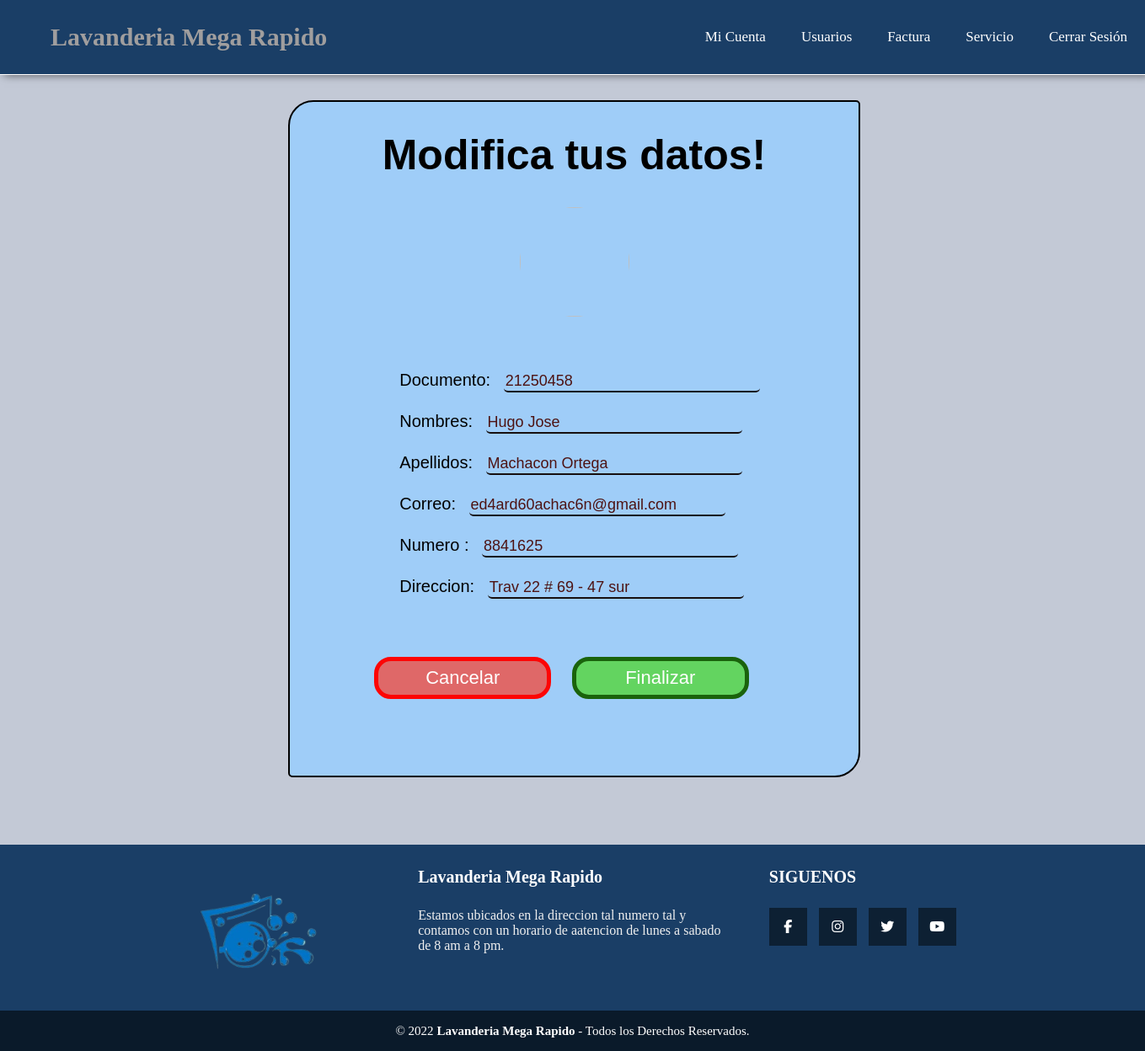
The app's page /Administrador/mod_datos_adm.php (signed in) with its own data.
### tables this page shows
CREATE TABLE `usuarios` (
  `documento` int NOT NULL,
  `nombres` varchar(40) NOT NULL,
  `apellidos` varchar(40) NOT NULL,
  `usuario` varchar(20) NOT NULL,
  `contraseña` varchar(20) NOT NULL,
  `correo` varchar(40) NOT NULL,
  `num_celular` bigint NOT NULL,
  `direccion` varchar(40) NOT NULL,
  `tipo_usuario` varchar(1) NOT NULL DEFAULT 'C',
  `estado` varchar(30) NOT NULL DEFAULT 'Activo' COMMENT 'En este campo tenemos si el usuario esta activo o inactivo'
);

### Administrador/mod_datos_adm.php (the view, shortened to what this page needs)
<?php include('menu_admin.php') ?>
               <div class="contenedor_principal_adm">
    <?php
    $documento = $_SESSION['documento'];
    require '../conecta.php';
    $sql = "SELECT * FROM usuarios WHERE documento = '$documento'; ";
    $result = mysqli_query($conn, $sql);
    if (mysqli_num_rows($result) > 0) {
        while($row = mysqli_fetch_assoc($result)) {
        $name = $row["nombres"];
        $last_name = $row["apellidos"];
        $email = $row["correo"];
        $celular = $row["num_celular"];
        $direccion = $row["direccion"];
        }
    } else {
        echo "Error en el if de asociacion linea 40 o en el comando sql linea 37";
    }
?>
        <div class="cuadro_datos_adm">
        <div class="titulo_tus_datos">
        <h1>Modifica tus datos!</h1>
        <img src="../img/bienvenidoadm.jpg" class="img_bienvenido_adm"><br><br><br>
        </div>
        <form action="update_adm.php" method="post">
        <label class="cuadro_datos_modificar_label">Documento: </label>
        <input class="inputs_modificar_tus_datos" readonly type="text" id="doc" name="doc" value="<?php echo $documento; ?>"><br><br>
        <label class="cuadro_datos_modificar_label">Nombres: </label>
        <input class="inputs_modificar_tus_datos" type="text" id="nombre" name="nombre" value="<?php echo $name; ?>"><br><br>
        <label class="cuadro_datos_modificar_label">Apellidos: </label>
        <input class="inputs_modificar_tus_datos" type="text" id="apellido" name="apellido" value="<?php echo $last_name; ?>"><br><br>
        <label class="cuadro_datos_modificar_label">Correo: </label>
        <input class="inputs_modificar_tus_datos" type="text" id="email" name="email" value="<?php echo $email; ?>"><br><br>
        <label class="cuadro_datos_modificar_label">Numero : </label>
        <input class="inputs_modificar_tus_datos" type="text" id="numero" name="numero" value="<?php echo $celular; ?>"><br><br>
        <label class="cuadro_datos_modificar_label">Direccion: </label>
        <input class="inputs_modificar_tus_datos" type="text" id="direccion" name="direccion" value="<?php echo $direccion; ?>"><br><br><br><br>
        <input class="boton_finalizar_datos" type="submit" id="" name="" value="Finalizar">
        </form>
        <form action="mi_cuenta_admi.php" method="post">
            <input class="boton_concelar_datos" type="submit" id="" name="" value="Cancelar"></form>
        </div>
    </div>
    <?php include('pie_pagina.php'); ?>

### css/pie_pagina.css (style rules this page uses)
body { margin: 0; padding: 0; background: rgb(195, 201, 214); display: flex; flex-direction: column; min-height: 100%; }
html { height: 100%; }

### Administrador/style.css (style rules this page uses)
body { margin: 0; padding: 0; background: rgb(195, 201, 214); display: flex; flex-direction: column; height: 100%; }
html { height: 100%; }
.img_bienvenido_adm { width: 130px; height: 130px; border-radius: 50%; margin-top: 0px; margin-bottom: 0px; }
.contenedor_principal_adm { height: auto; width: 1349px; margin: auto; }
.cuadro_datos_adm { border: solid 2px black; border-radius: 30px 5px 30px 5px; background-color: rgb(159, 205, 248); font-size: 20px; margin-top: 30px; height: 800px; margin-left: 25%; margin-right: 25%; width: 50%; margin-bottom: 40px; }
.titulo_tus_datos { text-align: center; font-size: 25px; font-family: Arial, Helvetica, sans-serif; }
.boton_concelar_datos { float: left; margin-left: 100px; border: solid rgb(253, 5, 5) 5px; border-radius: 20px; height: 50px; width: 210px; color: white; font-size: 22px; background-color: rgb(223, 104, 104); }
.cuadro_datos_modificar_label { margin-left: 130px; text-align: left; font-family: Arial, Helvetica, sans-serif; }
.boton_finalizar_datos { float: right; margin-right: 130px; border: solid rgb(26, 99, 12) 5px; border-radius: 20px; height: 50px; width: 210px; color: white; font-size: 22px; background-color: rgb(99, 212, 96); }
.inputs_modificar_tus_datos { color: rgb(77, 19, 19); font-size: large; background-color: transparent; border-radius: 5px; border: none; border-bottom: solid rgb(22, 15, 15) 2px; margin-left: 10px; margin-right: 30px; width: 300px; }

### records on screen
usuarios: nombre "Hugo Jose", apellido "Machacon Ortega", email "ed4ard60achac6n@gmail.com", numero "8841625", direccion "Trav 22 # 69 - 47 sur"
